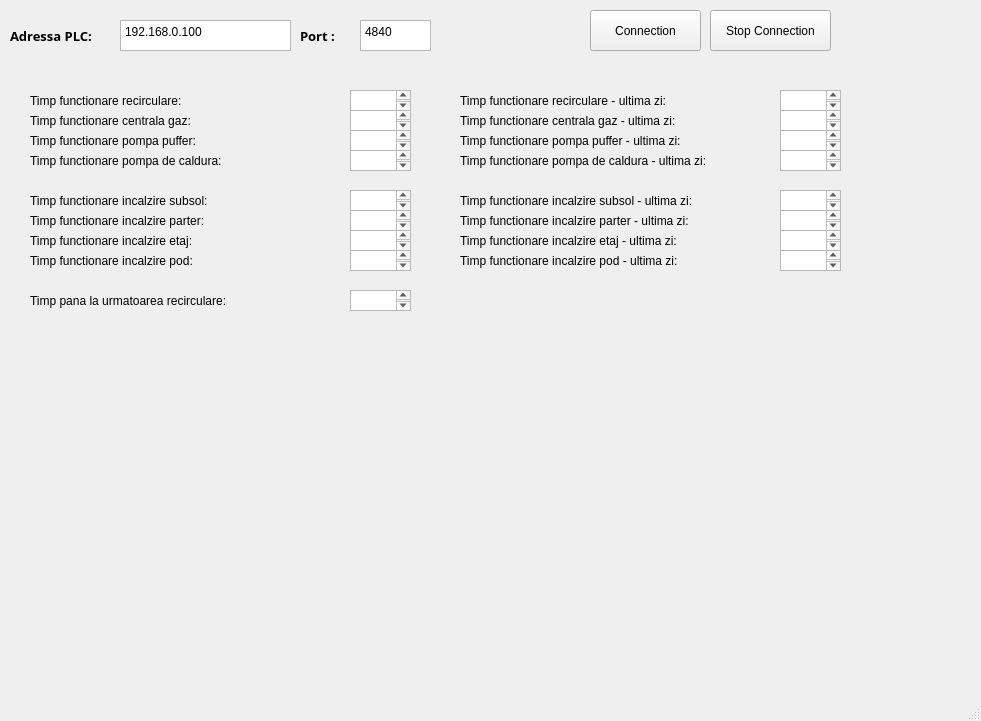
<?xml version="1.0" encoding="UTF-8"?>
<ui version="4.0">
 <class>MainWindow</class>
 <widget class="QMainWindow" name="MainWindow">
  <property name="geometry">
   <rect>
    <x>0</x>
    <y>0</y>
    <width>981</width>
    <height>721</height>
   </rect>
  </property>
  <property name="windowTitle">
   <string>MainWindow</string>
  </property>
  <widget class="QWidget" name="centralwidget">
   <widget class="QPushButton" name="btn_conectare">
    <property name="geometry">
     <rect>
      <x>590</x>
      <y>10</y>
      <width>111</width>
      <height>41</height>
     </rect>
    </property>
    <property name="text">
     <string>Connection</string>
    </property>
   </widget>
   <widget class="QLabel" name="label_valoare">
    <property name="geometry">
     <rect>
      <x>30</x>
      <y>650</y>
      <width>411</width>
      <height>41</height>
     </rect>
    </property>
    <property name="text">
     <string/>
    </property>
   </widget>
   <widget class="QLabel" name="lb_centrala_gaz">
    <property name="geometry">
     <rect>
      <x>30</x>
      <y>110</y>
      <width>261</width>
      <height>21</height>
     </rect>
    </property>
    <property name="text">
     <string>Timp functionare centrala gaz:</string>
    </property>
   </widget>
   <widget class="QTextEdit" name="txt_recirculare">
    <property name="geometry">
     <rect>
      <x>350</x>
      <y>90</y>
      <width>61</width>
      <height>21</height>
     </rect>
    </property>
    <property name="autoFillBackground">
     <bool>true</bool>
    </property>
    <property name="readOnly">
     <bool>true</bool>
    </property>
   </widget>
   <widget class="QTextEdit" name="txt_centrala_gaz">
    <property name="geometry">
     <rect>
      <x>350</x>
      <y>110</y>
      <width>61</width>
      <height>21</height>
     </rect>
    </property>
    <property name="autoFillBackground">
     <bool>true</bool>
    </property>
    <property name="readOnly">
     <bool>true</bool>
    </property>
   </widget>
   <widget class="QTextEdit" name="txt_pompa_caldura">
    <property name="geometry">
     <rect>
      <x>350</x>
      <y>150</y>
      <width>61</width>
      <height>21</height>
     </rect>
    </property>
    <property name="autoFillBackground">
     <bool>true</bool>
    </property>
    <property name="readOnly">
     <bool>true</bool>
    </property>
   </widget>
   <widget class="QTextEdit" name="txt_pompa_puffer">
    <property name="geometry">
     <rect>
      <x>350</x>
      <y>130</y>
      <width>61</width>
      <height>21</height>
     </rect>
    </property>
    <property name="autoFillBackground">
     <bool>true</bool>
    </property>
    <property name="readOnly">
     <bool>true</bool>
    </property>
   </widget>
   <widget class="QLabel" name="lb_pompa_caldura">
    <property name="geometry">
     <rect>
      <x>30</x>
      <y>150</y>
      <width>261</width>
      <height>21</height>
     </rect>
    </property>
    <property name="text">
     <string>Timp functionare pompa de caldura:</string>
    </property>
   </widget>
   <widget class="QLabel" name="lb_pompa_puffer">
    <property name="geometry">
     <rect>
      <x>30</x>
      <y>130</y>
      <width>261</width>
      <height>21</height>
     </rect>
    </property>
    <property name="text">
     <string>Timp functionare pompa puffer:</string>
    </property>
   </widget>
   <widget class="QLabel" name="lb_recirculare">
    <property name="geometry">
     <rect>
      <x>30</x>
      <y>90</y>
      <width>261</width>
      <height>21</height>
     </rect>
    </property>
    <property name="text">
     <string>Timp functionare recirculare:</string>
    </property>
   </widget>
   <widget class="QTextEdit" name="txt_centrala_gaz_lastday">
    <property name="geometry">
     <rect>
      <x>780</x>
      <y>110</y>
      <width>61</width>
      <height>21</height>
     </rect>
    </property>
    <property name="autoFillBackground">
     <bool>true</bool>
    </property>
    <property name="readOnly">
     <bool>true</bool>
    </property>
   </widget>
   <widget class="QLabel" name="lb_pompa_puffer_lastday">
    <property name="geometry">
     <rect>
      <x>460</x>
      <y>130</y>
      <width>261</width>
      <height>21</height>
     </rect>
    </property>
    <property name="text">
     <string>Timp functionare pompa puffer - ultima zi:</string>
    </property>
   </widget>
   <widget class="QTextEdit" name="txt_recirculare_lastday">
    <property name="geometry">
     <rect>
      <x>780</x>
      <y>90</y>
      <width>61</width>
      <height>21</height>
     </rect>
    </property>
    <property name="autoFillBackground">
     <bool>true</bool>
    </property>
    <property name="readOnly">
     <bool>true</bool>
    </property>
   </widget>
   <widget class="QTextEdit" name="txt_pompa_caldura_lastday">
    <property name="geometry">
     <rect>
      <x>780</x>
      <y>150</y>
      <width>61</width>
      <height>21</height>
     </rect>
    </property>
    <property name="autoFillBackground">
     <bool>true</bool>
    </property>
    <property name="readOnly">
     <bool>true</bool>
    </property>
   </widget>
   <widget class="QLabel" name="lb_centrala_gaz_lastday">
    <property name="geometry">
     <rect>
      <x>460</x>
      <y>110</y>
      <width>261</width>
      <height>21</height>
     </rect>
    </property>
    <property name="text">
     <string>Timp functionare centrala gaz - ultima zi:</string>
    </property>
   </widget>
   <widget class="QTextEdit" name="txt_pompa_puffer_lastday">
    <property name="geometry">
     <rect>
      <x>780</x>
      <y>130</y>
      <width>61</width>
      <height>21</height>
     </rect>
    </property>
    <property name="autoFillBackground">
     <bool>true</bool>
    </property>
    <property name="readOnly">
     <bool>true</bool>
    </property>
   </widget>
   <widget class="QLabel" name="lb_pompa_caldura_lastday">
    <property name="geometry">
     <rect>
      <x>460</x>
      <y>150</y>
      <width>261</width>
      <height>21</height>
     </rect>
    </property>
    <property name="text">
     <string>Timp functionare pompa de caldura - ultima zi:</string>
    </property>
   </widget>
   <widget class="QLabel" name="lb_recirculare_lastday">
    <property name="geometry">
     <rect>
      <x>460</x>
      <y>90</y>
      <width>261</width>
      <height>21</height>
     </rect>
    </property>
    <property name="text">
     <string>Timp functionare recirculare - ultima zi:</string>
    </property>
   </widget>
   <widget class="QTextEdit" name="txt_incalzire_parter">
    <property name="geometry">
     <rect>
      <x>350</x>
      <y>210</y>
      <width>61</width>
      <height>21</height>
     </rect>
    </property>
    <property name="autoFillBackground">
     <bool>true</bool>
    </property>
    <property name="readOnly">
     <bool>true</bool>
    </property>
   </widget>
   <widget class="QLabel" name="lb_incalzire_etaj">
    <property name="geometry">
     <rect>
      <x>30</x>
      <y>230</y>
      <width>261</width>
      <height>21</height>
     </rect>
    </property>
    <property name="text">
     <string>Timp functionare incalzire etaj:</string>
    </property>
   </widget>
   <widget class="QTextEdit" name="txt_incalzire_sub">
    <property name="geometry">
     <rect>
      <x>350</x>
      <y>190</y>
      <width>61</width>
      <height>21</height>
     </rect>
    </property>
    <property name="autoFillBackground">
     <bool>true</bool>
    </property>
    <property name="readOnly">
     <bool>true</bool>
    </property>
   </widget>
   <widget class="QTextEdit" name="txt_incalzire_pod">
    <property name="geometry">
     <rect>
      <x>350</x>
      <y>250</y>
      <width>61</width>
      <height>21</height>
     </rect>
    </property>
    <property name="autoFillBackground">
     <bool>true</bool>
    </property>
    <property name="readOnly">
     <bool>true</bool>
    </property>
   </widget>
   <widget class="QLabel" name="lb_incalzire_parter">
    <property name="geometry">
     <rect>
      <x>30</x>
      <y>210</y>
      <width>261</width>
      <height>21</height>
     </rect>
    </property>
    <property name="text">
     <string>Timp functionare incalzire parter:</string>
    </property>
   </widget>
   <widget class="QTextEdit" name="txt_incalzire_etaj">
    <property name="geometry">
     <rect>
      <x>350</x>
      <y>230</y>
      <width>61</width>
      <height>21</height>
     </rect>
    </property>
    <property name="autoFillBackground">
     <bool>true</bool>
    </property>
    <property name="readOnly">
     <bool>true</bool>
    </property>
   </widget>
   <widget class="QLabel" name="lb_incalzire_pod">
    <property name="geometry">
     <rect>
      <x>30</x>
      <y>250</y>
      <width>261</width>
      <height>21</height>
     </rect>
    </property>
    <property name="text">
     <string>Timp functionare incalzire pod:</string>
    </property>
   </widget>
   <widget class="QLabel" name="lb_incalzire_sub">
    <property name="geometry">
     <rect>
      <x>30</x>
      <y>190</y>
      <width>261</width>
      <height>21</height>
     </rect>
    </property>
    <property name="text">
     <string>Timp functionare incalzire subsol:</string>
    </property>
   </widget>
   <widget class="QTextEdit" name="txt_incalzire_sub_lastday">
    <property name="geometry">
     <rect>
      <x>780</x>
      <y>190</y>
      <width>61</width>
      <height>21</height>
     </rect>
    </property>
    <property name="autoFillBackground">
     <bool>true</bool>
    </property>
    <property name="readOnly">
     <bool>true</bool>
    </property>
   </widget>
   <widget class="QTextEdit" name="txt_incalzire_parter_lastday">
    <property name="geometry">
     <rect>
      <x>780</x>
      <y>210</y>
      <width>61</width>
      <height>21</height>
     </rect>
    </property>
    <property name="autoFillBackground">
     <bool>true</bool>
    </property>
    <property name="readOnly">
     <bool>true</bool>
    </property>
   </widget>
   <widget class="QTextEdit" name="txt_incalzire_etaj_lastday">
    <property name="geometry">
     <rect>
      <x>780</x>
      <y>230</y>
      <width>61</width>
      <height>21</height>
     </rect>
    </property>
    <property name="autoFillBackground">
     <bool>true</bool>
    </property>
    <property name="readOnly">
     <bool>true</bool>
    </property>
   </widget>
   <widget class="QLabel" name="lb_incalzire_sub_lastday">
    <property name="geometry">
     <rect>
      <x>460</x>
      <y>190</y>
      <width>261</width>
      <height>21</height>
     </rect>
    </property>
    <property name="text">
     <string>Timp functionare incalzire subsol - ultima zi:</string>
    </property>
   </widget>
   <widget class="QLabel" name="lb_incalzire_parter_lastday">
    <property name="geometry">
     <rect>
      <x>460</x>
      <y>210</y>
      <width>261</width>
      <height>21</height>
     </rect>
    </property>
    <property name="text">
     <string>Timp functionare incalzire parter - ultima zi:</string>
    </property>
   </widget>
   <widget class="QLabel" name="lb_incalzire_pod_lastday">
    <property name="geometry">
     <rect>
      <x>460</x>
      <y>250</y>
      <width>261</width>
      <height>21</height>
     </rect>
    </property>
    <property name="text">
     <string>Timp functionare incalzire pod - ultima zi:</string>
    </property>
   </widget>
   <widget class="QTextEdit" name="txt_incalzire_pod_lastday">
    <property name="geometry">
     <rect>
      <x>780</x>
      <y>250</y>
      <width>61</width>
      <height>21</height>
     </rect>
    </property>
    <property name="autoFillBackground">
     <bool>true</bool>
    </property>
    <property name="readOnly">
     <bool>true</bool>
    </property>
   </widget>
   <widget class="QLabel" name="lb_incalzire_etaj_lastday">
    <property name="geometry">
     <rect>
      <x>460</x>
      <y>230</y>
      <width>261</width>
      <height>21</height>
     </rect>
    </property>
    <property name="text">
     <string>Timp functionare incalzire etaj - ultima zi:</string>
    </property>
   </widget>
   <widget class="QLabel" name="lb_ip_plc">
    <property name="geometry">
     <rect>
      <x>10</x>
      <y>20</y>
      <width>101</width>
      <height>31</height>
     </rect>
    </property>
    <property name="font">
     <font>
      <family>Segoe UI Black</family>
      <pointsize>10</pointsize>
      <bold>true</bold>
     </font>
    </property>
    <property name="text">
     <string>Adressa PLC:</string>
    </property>
   </widget>
   <widget class="QPlainTextEdit" name="pln_text_PLC_addres">
    <property name="geometry">
     <rect>
      <x>120</x>
      <y>20</y>
      <width>171</width>
      <height>31</height>
     </rect>
    </property>
    <property name="plainText">
     <string>192.168.0.100</string>
    </property>
   </widget>
   <widget class="QPlainTextEdit" name="pln_text_PLC_port">
    <property name="geometry">
     <rect>
      <x>360</x>
      <y>20</y>
      <width>71</width>
      <height>31</height>
     </rect>
    </property>
    <property name="plainText">
     <string>4840</string>
    </property>
   </widget>
   <widget class="QLabel" name="lb_ip_plc_port">
    <property name="geometry">
     <rect>
      <x>300</x>
      <y>25</y>
      <width>61</width>
      <height>21</height>
     </rect>
    </property>
    <property name="font">
     <font>
      <family>Segoe UI Black</family>
      <pointsize>10</pointsize>
      <bold>true</bold>
     </font>
    </property>
    <property name="text">
     <string>Port :</string>
    </property>
   </widget>
   <widget class="QTextEdit" name="txt_recirculare_next">
    <property name="geometry">
     <rect>
      <x>350</x>
      <y>290</y>
      <width>61</width>
      <height>21</height>
     </rect>
    </property>
    <property name="autoFillBackground">
     <bool>true</bool>
    </property>
    <property name="readOnly">
     <bool>true</bool>
    </property>
   </widget>
   <widget class="QLabel" name="lb_recirculare_next">
    <property name="geometry">
     <rect>
      <x>30</x>
      <y>290</y>
      <width>261</width>
      <height>21</height>
     </rect>
    </property>
    <property name="text">
     <string>Timp pana la urmatoarea recirculare:</string>
    </property>
   </widget>
   <widget class="QPushButton" name="btn_stop">
    <property name="geometry">
     <rect>
      <x>710</x>
      <y>10</y>
      <width>121</width>
      <height>41</height>
     </rect>
    </property>
    <property name="text">
     <string>Stop Connection</string>
    </property>
   </widget>
  </widget>
  <widget class="QStatusBar" name="statusbar"/>
 </widget>
 <resources/>
 <connections/>
</ui>
